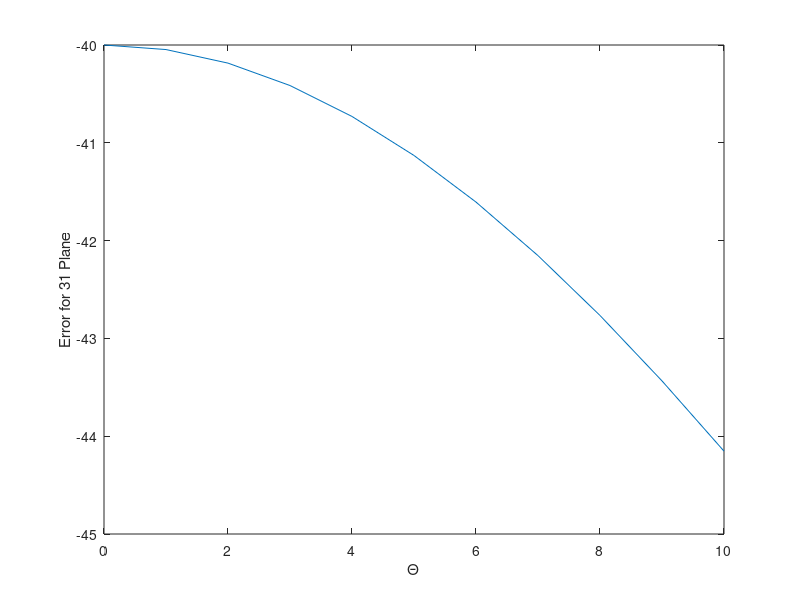
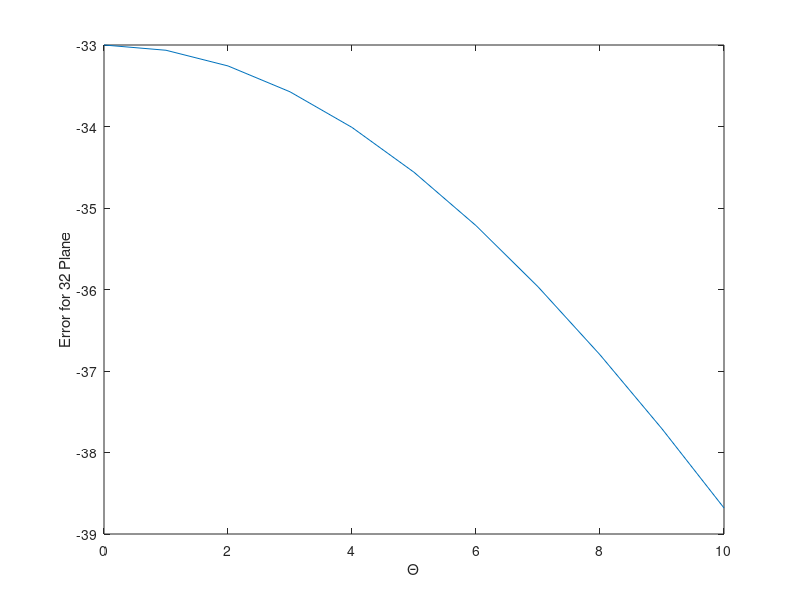

Here is the MATLAB script that generated these plots, in order:
% Performs error estimates

E1 = 12e12; E2 = 13.4e12; E3 = 20e12;
G12 = 4.53e12; G23 = 6.23e12; G31 = 5.61e12;
nu12 = 0.376; nu23 = 0.235; nu31 = 0.371;

nu21 = E2/E1*nu12;
nu32 = E3/E2*nu23;
nu13 = E1/E3*nu31;

sigma_XY = [1;0;0];

% Stiffness matrix
S = [1/E1, -nu21/E2, -nu31/E3, 0, 0, 0;...
     -nu12/E1, 1/E2, -nu32/E3, 0, 0, 0;...
     -nu13/E1, -nu23/E2, 1/E3, 0, 0, 0;...
     0, 0, 0, 1/G23, 0, 0;...
     0, 0, 0, 0, 1/G31, 0;...
     0, 0, 0, 0, 0, 1/G12];
 
 S = [S(1:2,1:2), S(1:2,6); S(6,1:2), S(6,6)];
 
 for i = 0:10
     theta = i;
 
 % Transformation matrix
 T = [cosd(theta)^2, sind(theta)^2, 2*sind(theta)*cosd(theta);...
      sind(theta)^2, cosd(theta)^2, -2*sind(theta)*cosd(theta);...
      -sind(theta)*cosd(theta), sind(theta)*cosd(theta), cosd(theta)^2-sind(theta)^2];
  
  eps_XY = inv(T)*S*T*sigma_XY;
  E_31(i+1) = 1/eps_XY(1);
  
  
 end
 
error31 = 100*(E_31-E3)./E3;
 
 
 
 % Repeat for other plane
 
 % Being lazy
 
E2 = 12e12; E1 = 13.4e12; E3 = 20e12;
G12 = 4.53e12; G13 = 6.23e12; G23 = 5.61e12;
nu12 = 0.376; nu23 = 0.235; nu31 = 0.371;

nu21 = E2/E1*nu12;
nu32 = E3/E2*nu23;
nu13 = E1/E3*nu31;
 
% Stiffness matrix
S = [1/E1, -nu21/E2, -nu31/E3, 0, 0, 0;...
     -nu12/E1, 1/E2, -nu32/E3, 0, 0, 0;...
     -nu13/E1, -nu23/E2, 1/E3, 0, 0, 0;...
     0, 0, 0, 1/G23, 0, 0;...
     0, 0, 0, 0, 1/G31, 0;...
     0, 0, 0, 0, 0, 1/G12];
 
 S = [S(1:2,1:2), S(1:2,6); S(6,1:2), S(6,6)];


for i = 0:10
    theta = i;
 
% Transformation matrix
T = [cosd(theta)^2, sind(theta)^2, 2*sind(theta)*cosd(theta);...
     sind(theta)^2, cosd(theta)^2, -2*sind(theta)*cosd(theta);...
     -sind(theta)*cosd(theta), sind(theta)*cosd(theta), cosd(theta)^2-sind(theta)^2];
  
 eps_XY = inv(T)*S*T*sigma_XY;
 E_32(i+1) = 1/eps_XY(1);
  
  
end

error32 = 100*(E_32-E3)./E3;

close all

figure
hold on
box on
xlabel('\Theta'); ylabel('Error for 31 Plane')
plot([0,1,2,3,4,5,6,7,8,9,10],error31)
hold off


figure
hold on
box on
xlabel('\Theta'); ylabel('Error for 32 Plane')
plot([0,1,2,3,4,5,6,7,8,9,10],error32)
hold off
